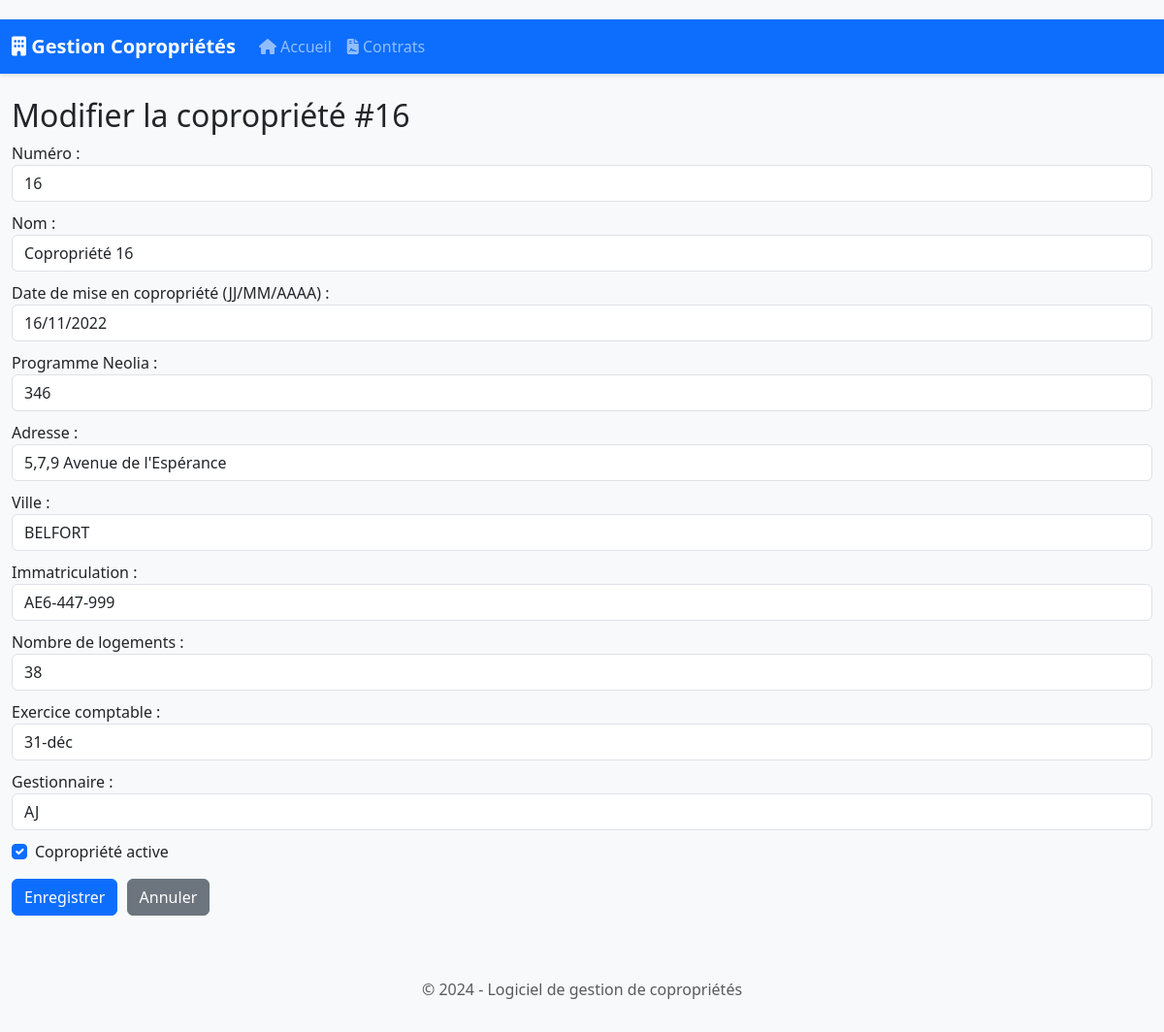
The page /copropriete/16/edit on the database its author committed.
### database.py (models this page shows)
class Copropriete(db.Model):
    id = db.Column(db.Integer, primary_key=True)
    numero = db.Column(db.Integer, unique=True, nullable=False)
    nom = db.Column(db.String(200), nullable=False)
    date_mise_copropriete = db.Column(db.Date)
    programme_neolia = db.Column(db.String(100))
    adresse = db.Column(db.String(300))
    ville = db.Column(db.String(100))
    immatriculation = db.Column(db.String(100))
    nombre_logements = db.Column(db.Integer)
    exercice_comptable = db.Column(db.String(20))  # Ex: "31-déc", "30-juin"
    gestionnaire = db.Column(db.String(50))  # Ex: "AJ", "KS"
    est_active = db.Column(db.Boolean, default=True)
    fiche_immeuble = db.relationship('FicheImmeuble', backref='copropriete', uselist=False)
    contrats = db.relationship('Contrat', backref='copropriete', lazy=True)
    coproprietaires = db.relationship('Coproprietaire', backref='copropriete', lazy=True)
    assemblees_generales = db.relationship('AssembleeGenerale', backref='copropriete', lazy=True)
    resolutions_futures = db.relationship('ResolutionFuture', backref='copropriete', lazy=True)

### app.py (the view, shortened to what this page needs)
@app.route('/copropriete/<int:copro_id>/edit', methods=['GET', 'POST'])
def edit_copropriete(copro_id):
    copropriete = Copropriete.query.get_or_404(copro_id)
    return render_template('edit_copropriete.html', copropriete=copropriete)

### app.py (called while the page is built)
@app.context_processor
def inject_models():
    return dict(Civilite=Civilite)

### templates/edit_copropriete.html
{% extends "base.html" %}
{% block content %}
<h2>Modifier la copropriété #{{ copropriete.numero }}</h2>
<form method="POST" action="{{ url_for('edit_copropriete', copro_id=copropriete.id) }}">
    <div class="form-group">
        <label for="numero">Numéro :</label>
        <input type="number" id="numero" name="numero" class="form-control" value="{{ copropriete.numero }}" required>
    </div>
    <div class="form-group">
        <label for="nom">Nom :</label>
        <input type="text" id="nom" name="nom" class="form-control" value="{{ copropriete.nom }}" required>
    </div>
    <div class="form-group">
        <label for="date_mise_copropriete">Date de mise en copropriété (JJ/MM/AAAA) :</label>
        <input type="text" id="date_mise_copropriete" name="date_mise_copropriete" class="form-control"
               value="{{ copropriete.date_mise_copropriete.strftime('%d/%m/%Y') if copropriete.date_mise_copropriete else '' }}" placeholder="JJ/MM/AAAA">
    </div>
    <div class="form-group">
        <label for="programme_neolia">Programme Neolia :</label>
        <input type="text" id="programme_neolia" name="programme_neolia" class="form-control" value="{{ copropriete.programme_neolia or '' }}">
    </div>
    <div class="form-group">
        <label for="adresse">Adresse :</label>
        <input type="text" id="adresse" name="adresse" class="form-control" value="{{ copropriete.adresse or '' }}">
    </div>
    <div class="form-group">
        <label for="ville">Ville :</label>
        <input type="text" id="ville" name="ville" class="form-control" value="{{ copropriete.ville or '' }}">
    </div>
    <div class="form-group">
        <label for="immatriculation">Immatriculation :</label>
        <input type="text" id="immatriculation" name="immatriculation" class="form-control" value="{{ copropriete.immatriculation or '' }}">
    </div>
    <div class="form-group">
        <label for="nombre_logements">Nombre de logements :</label>
        <input type="number" id="nombre_logements" name="nombre_logements" class="form-control" value="{{ copropriete.nombre_logements or 0 }}">
    </div>
    <div class="form-group">
        <label for="exercice_comptable">Exercice comptable :</label>
        <input type="text" id="exercice_comptable" name="exercice_comptable" class="form-control" value="{{ copropriete.exercice_comptable or '' }}" placeholder="Ex: 31-déc, 30-juin">
    </div>
    <div class="form-group">
        <label for="gestionnaire">Gestionnaire :</label>
        <input type="text" id="gestionnaire" name="gestionnaire" class="form-control" value="{{ copropriete.gestionnaire or '' }}">
    </div>
    <div class="form-group form-check">
        <input type="checkbox" id="est_active" name="est_active" class="form-check-input"
               {% if copropriete.est_active %}checked{% endif %}>
        <label for="est_active" class="form-check-label">Copropriété active</label>
    </div>
    <div class="mt-3">
        <button type="submit" class="btn btn-primary">Enregistrer</button>
        <a href="{{ url_for('copropriete', copro_id=copropriete.id) }}" class="btn btn-secondary">Annuler</a>
    </div>
</form>
{% endblock %}

### static/css/style.css (style rules this page uses)
body { padding-top: 20px; background-color: #f8f9fa; }
.btn { margin-right: 5px; }
.form-control { margin-bottom: 10px; }

### rows shown on the page
Copropriete: numero "16", nom "Copropriété 16", date_mise_copropriete "16/11/2022", programme_neolia "346", adresse "5,7,9 Avenue de l'Espérance", ville "BELFORT", immatriculation "AE6-447-999", nombre_logements "38", exercice_comptable "31-déc", gestionnaire "AJ", est_active "☑"
